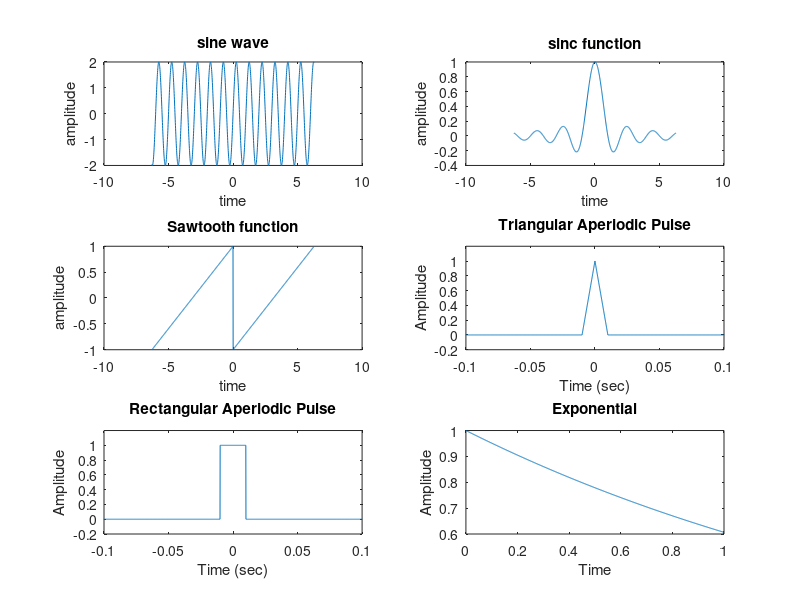

Here is the MATLAB script that generated this plot:
t=-2*pi:0.01:2*pi; 
x1=2*sin(2*pi*1*t);
subplot(3,2,1);
plot(t,x1);
xlabel("time");
ylabel("amplitude");
title("sine wave");
x2=sin(pi*t)./(pi*t);
subplot(3,2,2);
plot(t,x2);
xlabel("time");
ylabel("amplitude");
title("sinc function");
x3=sawtooth(t,1);
subplot(3,2,3);
plot(t,x3);
xlabel("time");
ylabel("amplitude");
title("Sawtooth function");
fs = 10000;
t2 = -1:1/fs:1;
x4 = tripuls(t2,20e-3);
x5 = rectpuls(t2,20e-3);
subplot(3,2,4);
plot(t2,x4);
axis([-0.1 0.1 -0.2 1.2])
xlabel('Time (sec)')
ylabel('Amplitude')
title('Triangular Aperiodic Pulse')
subplot(3,2,5);
plot(t2,x5);
axis([-0.1 0.1 -0.2 1.2])
xlabel('Time (sec)')
ylabel('Amplitude')
title('Rectangular Aperiodic Pulse')
t3=0:0.001:1;
x6= exp(-0.5*t3);
subplot(3,2,6);
plot(t3,x6);
xlabel("Time");
ylabel("Amplitude");
title("Exponential");
